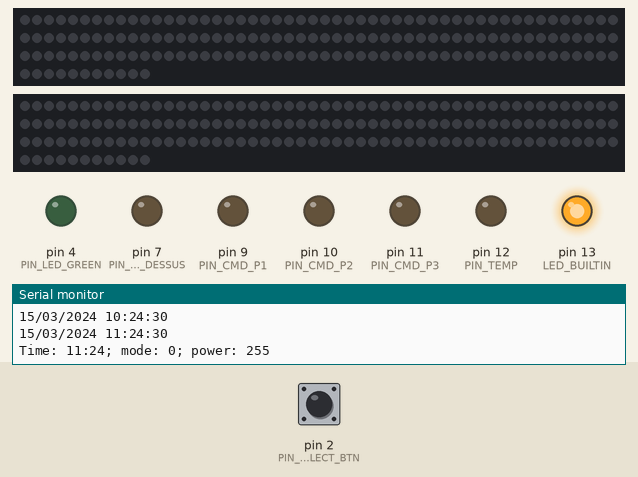
Simulated run of this sketch. Board: Arduino Uno, built with avr-gcc and run on an emulated ATmega328P. On the bench: 2 × 161 RGB LEDs in strip order, left to right, continuing on the next row, output pins drawn as LEDs (lit = HIGH), the last lines printed to the serial monitor. The inputs (shaded band) are chosen by the test bench; at power-on: pin 2 (PIN_SELECT_BTN) HIGH. The local clock reads 2024-03-15 10:24:30 at power-on unless the sketch sets it; EEPROM starts erased; pins used as bus, display or sensor lines are not drawn.

Above: at 1.7 s.
1.8 s: pin 2 (PIN_SELECT_BTN) pulled LOW for 0.15 s
At 2.3 s:
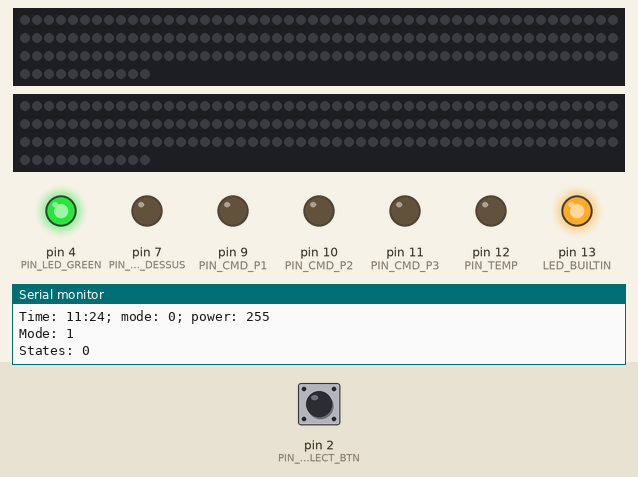
4.5 s: pin 2 (PIN_SELECT_BTN) pulled LOW for 1 s
At 5.7 s:
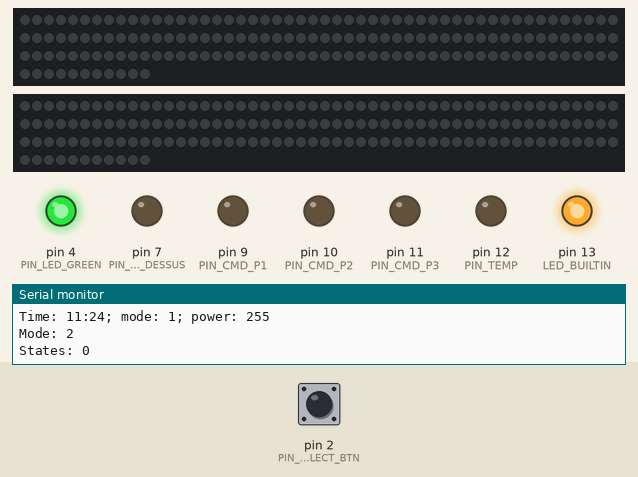
6.1 s: pin 2 (PIN_SELECT_BTN) pulled LOW for 3.2 s
Timing chart, 0 to 11.3 s (numbered marks = the images above; inputs shaded):
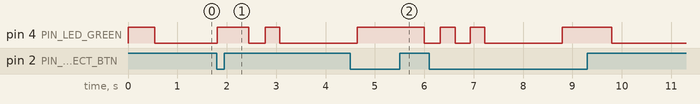

The sketch:

semuino.ino
```cpp
/**
 * @brief semuino.ino
 *
 * SEMUINO - Gestion du meuble à semi
**/
#include "FastLED.h"
#include <EEPROM.h>
#include <DHT.h>
#include <RTClib.h>
#include <Wire.h>

#define VERSION "V1.1"

//#define SET_TIME
#define SET_TIME_OFFSET (1) ///< 1 heure en hiver et 2 heures en été
#define SET_DATE_STR "15/02/2025"
#define SET_TIME_STR __TIME__

#define START_HOUR  (6)  ///< Heure de la montee en lumiere (au max au bout d'1h)
#define END_HOUR    (21)  ///< Heure de debut de la baisse de luminosite (OFF au bout d'1h)

#define POWER_MAX         255
#define POWER_MIN         0
#define BOOST_POWER_MAX   255

#define NUM_LEDS          (23*7)  ///< Nombre de LEDs a chaque etage (3 rangées de 23 LEDs)

#define PIN_SELECT_BTN      (2)   ///< Interrupteur de selection
#define PIN_LED_GREEN       (4)   ///< LED verte

#define PIN_POWER_5V        (3)   ///< Alumage alimentation 5V
#define PIN_DATA_LED_BAS    (5)   ///< Broche etage du bas
#define PIN_DATA_LED_HAUT   (6)   ///< Broche etage du haut
#define PIN_DATA_LED_DESSUS (7)   ///< Broche lampes au dessus du meuble

#define PIN_CMD_P1          (9)   ///< Commande LEDs de puissance 1
#define PIN_CMD_P2          (10)  ///< Commande LEDs de puissance 2
#define PIN_CMD_P3          (11)  ///< Commande LEDs de puissance 3

#define PIN_TEMP            (12)  ///< Capteur de température DHT
#define PIN_HUM1            (A0)  ///< Entree analogique capteur humidité bas
#define PIN_HUM2            (A1)  ///< Entree analogique capteur humidité haut
#define PIN_HUM3            (A2)  ///< Entree analogique capteur humidité dessus du meuble


#define COL_GROWING         CRGB(127,0,32)      ///< Couleur de croissance
#define COL_WHITE           CRGB(127,127,127)   ///< Blanc

#define MAX_MODE  4         ///< Nombre de modes
DS1307 rtc;
unsigned long g_t0=0;
bool g_blink_1s=false;
bool g_blink_2s=false;

#define MAGIC1  (0x55)
#define MAGIC2  (0xAA)
typedef struct
{
  unsigned char magic1;
  unsigned char mode;
  unsigned char states;
  unsigned char magic2;
} T_CONFIG;

bool g_mode_config=false;
T_CONFIG g_config=
{
  MAGIC1,
  0,
  0x07,
  MAGIC2
};

#define ST_LED_P1   (0x01)
#define ST_LED_P2   (0x02)
#define ST_LED_P3   (0x04)

int g_power=POWER_MAX;        ///< Puissance
bool g_boost=false;           ///< BOOST (au milieu de la journée)
CRGB leds_bas[NUM_LEDS];      ///< Tableau des LEDs du bas
CRGB leds_haut[NUM_LEDS];     ///< Tableau des LEDs du haut
//CRGB leds_dessus[NUM_LEDS]; ///< Tableau des LEDs du dessus du meuble

/**
 * @brief Sauvegarde la configuration en EEPROM
 *
 * - mode
 * - etat des LEDs ouhaité lors du fonctionnement
*/
void save_config(void)
{
  EEPROM.write(0,g_config.magic1);
  EEPROM.write(1,g_config.mode);
  EEPROM.write(2,g_config.states);
  EEPROM.write(3,g_config.magic2);
}

/**
 * @brief Chargement de la configuration en EEPROM et reinit en cas d'incohérence
 *
 * - mode
 * - etat des LEDs ouhaité lors du fonctionnement
*/
void load_config(void)
{
  g_config.magic1=EEPROM.read(0);
  g_config.mode=EEPROM.read(1);
  g_config.states=EEPROM.read(2);
  g_config.magic2=EEPROM.read(3);

  if ( (g_config.magic1!=MAGIC1) || (g_config.magic2!=MAGIC2) || (g_config.mode>MAX_MODE) )
  {
    g_config.magic1=MAGIC1;
    g_config.mode=0;
    g_config.states=0;
    g_config.magic2=MAGIC2;

    save_config();
  }
}

/**
 * @brief Applique une couleur a tout un etage
 * @param pLeds Tableau de LEDs de l'etage
 * @param col Couleur
*/
void setAll(CRGB *pLeds,CRGB col)
{
  for (int i=0;i<NUM_LEDS;i++)
     pLeds[i] = col;
}

/**
 * @brief Applique une couleur a tous les etages en meme temps
 * @param col Couleur
*/
void setAll(CRGB col)
{
  setAll(leds_bas,col);
  setAll(leds_haut,col);
  //setAll(leds_dessus,col);
}

/**
 * @brief Eteint tout un etage
 * @param pLeds Tableau de LEDs de l'etage
*/
void clearAll(CRGB *pLeds)
{
  setAll(pLeds,CRGB::Black);
}

/**
 * @brief Eteint tous les etages
*/
void clearAll()
{
  clearAll(leds_bas);
  clearAll(leds_haut);
  //clearAll(leds_dessus);
}

/**
 * @brief Applique un bleu/blanc/rouge a tout un etage
 * @param pLeds Tableau de LEDs de l'etage
*/
void setBBR(CRGB *pLeds)
{
  for (int i=0;i<(23*3);i++)
  {
     pLeds[i] = CRGB(127,0,0);
  }

  for (int i=0;i<23;i++)
  {
     pLeds[i+(23*3)] = CRGB(127,127,127);
  }

  for (int i=0;i<(23*3);i++)
  {
     pLeds[i+(23*4)] = CRGB(0,0,127);
  }
}

// Algorithme de Zeller pour trouver le jour de la semaine (0 = samedi, 1 = dimanche, ...)
int getWeekday(int year, int month, int day)
{
  if (month < 3)
  {
    month += 12;
    year--;
  }
  int K = year % 100;
  int J = year / 100;
  int weekday = (day + (13 * (month + 1)) / 5 + K + (K / 4) + (J / 4) + 5 * J) % 7;
  return (weekday + 6) % 7; // Convertir en format (0 = dimanche, 1 = lundi, ...)
}

int getLastSunday(int year, int month)
{
  int daysInMonth[] = { 31, 28, 31, 30, 31, 30, 31, 31, 30, 31, 30, 31 };

  // Vérifier si l'année est bissextile
  if ((year % 4 == 0 && year % 100 != 0) || (year % 400 == 0))
  {
    daysInMonth[1] = 29; // Février = 29 jours
  }

  int lastDay = daysInMonth[month - 1]; // Dernier jour du mois
  int dayOfWeek = (lastDay + getWeekday(year, month, 1) - 1) % 7; // Jour de la semaine du dernier jour

  return lastDay - dayOfWeek;
}

int isDST(int day, int month, int year, int hour)
{
  int last_sunday_march = getLastSunday(year, 3);
  int last_sunday_october = getLastSunday(year, 10);

  if (month > 3 && month < 10) return 1;
  if (month < 3 || month > 10) return 0;

  if (month == 3) {
    if (day > last_sunday_march || (day == last_sunday_march && hour >= 2)) return 1;
    return 0;
  }

  if (month == 10) {
    if (day > last_sunday_october || (day == last_sunday_october && hour >= 2)) return 0;
    return 1;
  }

  return 0;
}

void convertToLocalTime(int &year,int &month,int &day,int &hour)
{
  int offset = 1;
  if (isDST(day, month, year, hour))
  {
    offset = 2;
  }

  hour += offset;
  if (hour >= 24)
  {
    hour -= 24;
    day += 1;

    int days_in_month[] = { 31, 28, 31, 30, 31, 30, 31, 31, 30, 31, 30, 31 };
    if ((year % 4 == 0 && year % 100 != 0) || (year % 400 == 0))
    {
      days_in_month[1] = 29;
    }
    if (day > days_in_month[month - 1])
    {
      day = 1;
      month += 1;
      if (month > 12)
      {
        month = 1;
        year += 1;
      }
    }
  }
}

/**
 * @brief Animation au demarage (pour tester les LEDs)
 *
 * Allume successivemeent les LEDs de chacune des 3 rangees de l'etage de 3 couleurs differentes
 *
 * @param pLeds Tableau de LEDs de l'etage a animer
*/
void animDemarrage(CRGB *pLeds)
{
  CRGB cols[]={CRGB(127,0,0),CRGB(0,127,0),CRGB(0,0,127),CRGB(127,127,127),CRGB(127,0,0),CRGB(0,127,0),CRGB(0,0,127)};

  for (int n=0;n<7;n++)
  {
    clearAll(pLeds);
    for (int i=0;i<23;i++)
    {
      pLeds[n*23+i]=cols[n];
      FastLED.show();
      delay(8);
    }
  }

   clearAll(pLeds);
}

void display_mode(int mode)
{
  for (int i=0;i<mode;i++)
  {
    delay(300);
    digitalWrite(PIN_LED_GREEN,HIGH);
    delay(300);
    digitalWrite(PIN_LED_GREEN,LOW);
  }
}

/**
 * @brief Setup d'arduino (demarage)
 *
 * - Init des I/O
 * - Lecture du mode en EEPROM
 * - Lecture RTC -> Part en défaut si date incorrecte
*/
void setup()
{
  randomSeed(millis());

  g_power=POWER_MAX;
  g_boost=false;

  Serial.begin(9600);
  Serial.println("Boot...");
  Serial.print("Standalone ");
  Serial.println(VERSION);

  pinMode(PIN_DATA_LED_BAS, OUTPUT);
  digitalWrite(PIN_DATA_LED_BAS,LOW);
  pinMode(PIN_DATA_LED_HAUT, OUTPUT);
  digitalWrite(PIN_DATA_LED_HAUT,LOW);
  pinMode(PIN_DATA_LED_DESSUS, OUTPUT);
  digitalWrite(PIN_DATA_LED_DESSUS,LOW);

  FastLED.addLeds<NEOPIXEL, PIN_DATA_LED_BAS>(leds_bas, NUM_LEDS);
  FastLED.addLeds<NEOPIXEL, PIN_DATA_LED_HAUT>(leds_haut, NUM_LEDS);
  //FastLED.addLeds<NEOPIXEL, PIN_DATA_LED_DESSUS>(leds_dessus, NUM_LEDS);
  FastLED.setBrightness(g_power);

  pinMode(PIN_POWER_5V, OUTPUT);
  digitalWrite(PIN_POWER_5V,LOW);

  pinMode(PIN_CMD_P1, OUTPUT);
  digitalWrite(PIN_CMD_P1,LOW);
  pinMode(PIN_CMD_P2, OUTPUT);
  digitalWrite(PIN_CMD_P2,LOW);
  pinMode(PIN_CMD_P3, OUTPUT);
  digitalWrite(PIN_CMD_P3,LOW);
  pinMode(PIN_TEMP, OUTPUT);
  digitalWrite(PIN_TEMP,LOW);

  pinMode(PIN_SELECT_BTN,INPUT_PULLUP);
  pinMode(PIN_HUM1,INPUT);
  pinMode(PIN_HUM2,INPUT);
  pinMode(PIN_HUM3,INPUT);

  pinMode(LED_BUILTIN,OUTPUT);
  digitalWrite(LED_BUILTIN,HIGH);

  pinMode(PIN_LED_GREEN,OUTPUT);
  digitalWrite(PIN_LED_GREEN,HIGH);

  Wire.begin();

  clearAll(leds_bas);
  clearAll(leds_haut);
  //clearAll(leds_dessus);
  FastLED.show();

  //animDemarrage(leds_dessus);
  //animDemarrage(leds_haut);
  //animDemarrage(leds_bas);

  clearAll(leds_bas);
  clearAll(leds_haut);
  //clearAll(leds_dessus);
  FastLED.show();

  load_config();
  Serial.print("Mode: ");
  Serial.println(g_config.mode);
  Serial.print("States: ");
  Serial.println(g_config.states,HEX);

  rtc.begin();

#ifdef SET_TIME
  Serial.print("Set datetime ");
  Serial.print(SET_DATE_STR);
  Serial.print(" ");
  Serial.println(SET_TIME_STR);

  int year2, month2, day2, hour2, minute2, second2;
  sscanf(SET_DATE_STR, "%02d/%02d/%04d", &day2, &month2, &year2);
  sscanf(SET_TIME_STR, "%02d:%02d:%02d", &hour2, &minute2, &second2);
  DateTime newDte(year2, month2, day2, hour2-SET_TIME_OFFSET, minute2, second2);
  rtc.adjust(newDte);
#endif

  char tmp[22];
  DateTime now = rtc.now();
  sprintf(tmp, "%02d/%02d/%04d %02d:%02d:%02d", now.day() , now.month(), now.year(), now.hour(), now.minute(), now.second());
  Serial.println(tmp);

  int year=now.year();
  int month=now.month();
  int day=now.day();
  int hour=now.hour();
  convertToLocalTime(year,month,day,hour);
  sprintf(tmp, "%02d/%02d/%04d %02d:%02d:%02d", day , month, year, hour, now.minute(), now.second());
  Serial.println(tmp);

  delay(500);
  digitalWrite(PIN_LED_GREEN,LOW);

  /// Si RTC non reglee, on bloque en defaut au demarrage !
  if (now.year()<2024)
  {
    Serial.println("Date incorrecte !!!");
    while (1)
    {
      digitalWrite(PIN_LED_GREEN,HIGH);
      delay(100);
      digitalWrite(PIN_LED_GREEN,LOW);
      delay(100);
    }
  }

  display_mode(g_config.mode);
  g_t0=millis();
}

/**
 * @brief Lecture de l'heure
 * @param[out] hour Heure
 * @param[out] minute Minute
 * @param[out] second Seconde
*/
void getTime(int &hour,int &minute, int &second)
{
  DateTime nowUTC = rtc.now();
  int year=nowUTC.year();
  int month=nowUTC.month();
  int day=nowUTC.day();

  hour=nowUTC.hour();
  minute=nowUTC.minute();
  second=nowUTC.second();

  convertToLocalTime(year,month,day,hour);

  return 0;
}

/**
 * @brief Retourne la puissance des LEDs en fonction de l'heure
 * @param[in] h Heure
 * @param[in] m Minute
 * @return -1 signifie OFF et 255 à fond
*/
int getPower(int h,int m)
{
  if (h==START_HOUR)
  {
    //int res=m*255/59;
    int res=map(m,0,59,POWER_MIN,POWER_MAX);
    return (res&0xFF);
  }
  else if (h==END_HOUR)
  {
    //int res=(59-m)*255/60;
    int res=map(59-m,0,59,POWER_MIN,POWER_MAX);
    return (res&0xFF);
  }
  else if ( (h>START_HOUR) && (h<END_HOUR) )
  {
    return POWER_MAX;
  }
  else
  {
    return -1;
  }
}

/**
 * @brief Gestion du mode intelligent (en fonction de l'heure pour simuler aube et crépuscule)
*/
void manageMode_smart(void)
{
  if ( g_power==-1 )
  {
    /// @remark Si power -1, tout est coupé (c'est la nuit)
    clearAll();
    digitalWrite(PIN_POWER_5V,LOW);
    digitalWrite(PIN_CMD_P1,LOW);
    digitalWrite(PIN_CMD_P2,LOW);
    digitalWrite(PIN_CMD_P3,LOW);
    clearAll(leds_haut);
    clearAll(leds_bas);
    FastLED.show();
  }
  else
  {
    /// @remark Sinon on alimente le RGB 5V
    digitalWrite(PIN_POWER_5V,HIGH);

    if (g_power==POWER_MAX)
    {
      /// @remark Au maximum, on allume systematiquement les LEDs 12V choisies
      digitalWrite(PIN_CMD_P1,(g_config.states&ST_LED_P1)==ST_LED_P1?HIGH:LOW);
      digitalWrite(PIN_CMD_P2,(g_config.states&ST_LED_P2)==ST_LED_P2?HIGH:LOW);
      digitalWrite(PIN_CMD_P3,(g_config.states&ST_LED_P3)==ST_LED_P3?HIGH:LOW);

      /// @remark, lors du boost, on met en blanc les deux étages RGBs choisis et à la puissance max du boost sinon en rouge horticole à la puissance actuelle
      if ((g_config.states&ST_LED_P1)==ST_LED_P1)
        setAll(leds_bas,g_boost==true?COL_WHITE:COL_GROWING);
      else
        clearAll(leds_bas);

      if ((g_config.states&ST_LED_P2)==ST_LED_P2)
        setAll(leds_haut,g_boost==true?COL_WHITE:COL_GROWING);
      else
        clearAll(leds_haut);

      FastLED.setBrightness(g_boost==true?BOOST_POWER_MAX:g_power);
      FastLED.show();
    }
    else
    {
      /// @remark Lors des montées et descente, on éteint les 12V et on applique la luminosité des RGBs souhaitee
      digitalWrite(PIN_CMD_P1,LOW);
      digitalWrite(PIN_CMD_P2,LOW);
      digitalWrite(PIN_CMD_P3,LOW);

      if ((g_config.states&ST_LED_P1)==ST_LED_P1)
        setAll(leds_bas,COL_WHITE);
      else
        clearAll(leds_bas);

      if ((g_config.states&ST_LED_P2)==ST_LED_P2)
        setAll(leds_haut,COL_WHITE);
      else
        clearAll(leds_haut);

      FastLED.setBrightness(g_power);
      FastLED.show();
    }
  }
}

/**
 * @brief Tache de config
*/
void taskConfig(void)
{
  digitalWrite(PIN_CMD_P1,(g_config.states&ST_LED_P1)==ST_LED_P1?HIGH:LOW);
  digitalWrite(PIN_CMD_P2,(g_config.states&ST_LED_P2)==ST_LED_P2?HIGH:LOW);
  digitalWrite(PIN_CMD_P3,(g_config.states&ST_LED_P3)==ST_LED_P3?HIGH:LOW);
}

/**
 * @brief Tache du SEMUINO
*/
void taskSemuino(void)
{
  int h,m,s;

  getTime(h,m,s);
  g_power=getPower(h,m);

  // Periode de BOOST... (LEDs RGB blanches au lieu de Rouge horticole)
  if ( (h>=12) && (h<=13) )
    g_boost=true;
  else
    g_boost=false;

  Serial.print("Time: ");
  Serial.print(h);
  Serial.print(":");
  Serial.print(m);
  Serial.print("; mode: ");
  Serial.print(g_config.mode);
  Serial.print("; power: ");
  Serial.println(g_power);

  switch (g_config.mode)
  {
    case 0:   /// All OFF
    default:
    {
      g_config.mode=0;
      clearAll(leds_bas);
      clearAll(leds_haut);
      //clearAll(leds_dessus);
      FastLED.setBrightness(0);
      FastLED.show();
      digitalWrite(PIN_POWER_5V,LOW);

      digitalWrite(PIN_CMD_P1,LOW);
      digitalWrite(PIN_CMD_P2,LOW);
      digitalWrite(PIN_CMD_P3,LOW);
      break;
    }
    case 1: ///< Smart mode
    {
      manageMode_smart();
      break;
    }
    case 2: /// Manual mode
    {
      clearAll(leds_bas);
      clearAll(leds_haut);
      FastLED.setBrightness(0);
      FastLED.show();
      digitalWrite(PIN_POWER_5V,LOW);

      digitalWrite(PIN_CMD_P1,(g_config.states&ST_LED_P1)==ST_LED_P1?HIGH:LOW);
      digitalWrite(PIN_CMD_P2,(g_config.states&ST_LED_P2)==ST_LED_P2?HIGH:LOW);
      digitalWrite(PIN_CMD_P3,(g_config.states&ST_LED_P3)==ST_LED_P3?HIGH:LOW);

      break;
    }
  }
}

/**
 * @brief Detection de la pression sur l'interrupteur de selection du mode
 * @return true si presse
*/
bool inputInterrupteur()
{
  if (digitalRead(PIN_SELECT_BTN)==0)
  {
    digitalWrite(PIN_LED_GREEN,HIGH);

    long t0=millis();
    while (digitalRead(PIN_SELECT_BTN)==0)
    {
      long t=millis();
      if (t-t0>4500)
      {
        if (g_mode_config==false)
        {
          for (int i=0;i<10;i++)
          {
            delay(100);
            digitalWrite(PIN_LED_GREEN,LOW);
            delay(100);
            digitalWrite(PIN_LED_GREEN,HIGH);
          }
          g_mode_config=true;
        }
        else
        {
          save_config();
          g_mode_config=false;
          digitalWrite(PIN_LED_GREEN,LOW);
          while (digitalRead(PIN_SELECT_BTN)==0)
            delay(500);
        }

        return true;
      }
    }

    if (g_mode_config==false)
    {
      g_config.mode=g_config.mode+1;
      if (g_config.mode>MAX_MODE)
        g_config.mode=0;

      Serial.print("Mode: ");
      Serial.println(g_config.mode);
      Serial.print("States: ");
      Serial.println(g_config.states,HEX);
      delay(500);
      digitalWrite(PIN_LED_GREEN,LOW);

      // On sauvegarde la config pour les modes 0, 1 et 2 seulement
      save_config();

      taskSemuino();

      /// Indiquer le mode en clignotant n fois
      display_mode(g_config.mode);
      delay(1500);
    }
    else
    {
      g_config.states=g_config.states+1;
      if (g_config.states>0x07)
        g_config.states=0;
    }

    return true;
  }

  return false;
}

/**
 * @brief BOUCLE PRINCIPALE ARDUINO
*/
void loop()
{
  unsigned long delta=0;
  unsigned long t=millis();
  if (t>=g_t0)
    delta=t-g_t0;
  else
    delta=0xFFFFFFFF-g_t0+t;

  if (g_mode_config==false)
  {
    if (delta>=1000)
    {
      taskSemuino();

      g_blink_1s=!g_blink_1s;
      if (g_blink_1s==true)
        g_blink_2s=!g_blink_2s;
      g_t0=millis();
    }
  }
  else
  {
    taskConfig();
    g_t0=millis();
  }

  delay(50);

  inputInterrupteur();

  /*int tmp=analogRead(PIN_HUM3);
  if (tmp>700)
    digitalWrite(PIN_LED_GREEN,g_blink_2s?HIGH:LOW);
  else
    digitalWrite(PIN_LED_GREEN,LOW);

  Serial.print("Hum:");
  Serial.println(tmp);*/
}

/*inline void _term_exec_time()
{
  DateTime now=rtc.now();
  Serial.print("UTC:");
  Serial.print(now.day());Serial.print("/");Serial.print(now.month());Serial.print("/");Serial.print(now.year());
  Serial.print(" ");
  Serial.print(now.hour());Serial.print(":");Serial.print(now.minute());Serial.print(":");Serial.println(now.second());
}

inline void _term_execCmd(const char *strCmd,const char *strParams)
{
  if (strcmp(strCmd,"test")==0)
  {
    Serial.println("TEST OK");
  }
  else if (strcmp(strCmd,"time")==0)
  {
    _term_exec_time();
  }
  else if (strcmp(strCmd,"settime")==0)
  {
    int hour,minute,second;
    if ( sscanf(strParams,"%02d:%02d:%02d",&hour,&minute,&second)==3 )
    {
      DateTime now=rtc.now();
      DateTime newDte(now.year(),now.month(),now.day(),hour, minute,second);
      rtc.adjust(newDte);
      _term_exec_time();
    }
    else
    {
      Serial.println("Paramètre incorrect!");
    }
  }
  else if (strcmp(strCmd,"setdate")==0)
  {
    int day,month,year;
    if ( sscanf(strParams,"%02d/%02d/%04d",&day,&month,&year)==3 )
    {
      DateTime now=rtc.now();
      DateTime newDte(year,month,day,now.hour(), now.minute(),now.second());
      rtc.adjust(newDte);
      _term_exec_time();
    }
    else
    {
      Serial.println("Paramètre incorrect!");
    }
  }
  else if (strcmp(strCmd,"help")==0)
  {
    Serial.println("Aide:");
    Serial.println("  - help: Cette aide.");
    Serial.println("  - test: Tester la comm.");
    Serial.println("  - setdate <dd/mm/yyyy>: Regler la date UTC.");
    Serial.println("  - settime <HH:MM:SS>: Regler l'heure UTC.");
    Serial.println("_____________________________________________");
  }
}

void serialEvent(void)
{
  if (Serial.available()>0)
  {
    String st=Serial.readString();
    if (st.length()>20)
      return;

    st.trim();

    int inx=st.indexOf(" ");
    if (inx==-1)
    {
      _term_execCmd(st.c_str(),NULL);
    }
    else
    {
      _term_execCmd(st.substring(0,inx).c_str(),st.substring(inx+1).c_str());
    }
  }
}*/
```

Measured:
- after the input at 1.8 s, pin 4 (PIN_LED_GREEN): LOW → HIGH at once, → LOW 0.64 s later, → HIGH 0.33 s later, → LOW 0.30 s later
- after the input at 4.5 s, pin 4 (PIN_LED_GREEN): LOW → HIGH after 0.14 s, → LOW 1.4 s later
